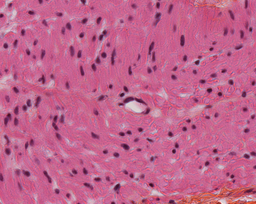
#> input picture colon_normal_rose100.tif, 256 x 204 px, shrunk from 644 x 512 before the run
$ python classifier.py   (older library calls are emulated)
#> lines starting #> are read from the running program, lines starting #| are printed output that depends on the picture
import numpy as np
from sklearn.svm import SVC
import pandas as pd
import matplotlib.pyplot as plt
from scipy import misc
import cv2
from sklearn.tree import DecisionTreeClassifier

df = pd.read_csv('data.csv', sep=',')
#> (reads data.csv from the repository)
X = df.drop(['Label'], axis=1)
y = df['Label']
X_test = df.iloc[1,:-1]
#print(df.iloc[1,:-1])
x = np.array(X_test).reshape(1,-1)
model = DecisionTreeClassifier()
model.fit(X, y)
feature = model.tree_.feature
print(feature)
print(len(feature))

n_nodes = model.tree_.node_count
print(n_nodes)

img = misc.imread("colon_normal_rose100.tif")
#> img is the input picture: shape (204, 256, 3); mean R, G, B 192.1, 99.6, 140.8
img = cv2.cvtColor(img, cv2.COLOR_BGR2RGB)
img = cv2.cvtColor(img, cv2.COLOR_RGB2GRAY)
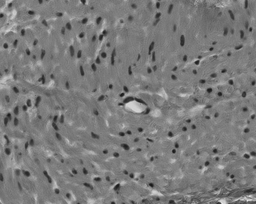
#> img: shape (204, 256); min 22, max 234, mean 122.5
h,w = img.shape
#> h = 204; w = 256
print(h,w)
#| 204 256
i = 0
tab = []
n_fois = 0
for i in range(0,w-20):
    j = 0
    for j in range(0,h-20):
        rect = []
        carreau = img[j:j+20,i:i+20]
        carre = (carreau.flatten().reshape(1,-1))
        y_predits = model.predict(carre)
        if(y_predits == 1):
            rect.append(j)
            rect.append(i)
            if(len(tab)==0):
                tab.append(rect)
                n_fois += 1
            # else:
            #     if(j >= tab[n_fois-1][1] and i >= tab[n_fois-1][0]):
            tab.append(rect)
            n_fois += 1
#> after the loop, n_fois = 6160; tab = 6160 pairs, first value 0 to 183, second value 0 to 235
            #j += 20

plt.figure()
for i in range(0,len(tab)):
    #cv2.rectangle(img,(tab[i][1],tab[i][0]),(tab[i][1]+20,tab[i][0]+20),(0,255,0),1)
    cv2.circle(img,(tab[i][1]+10,tab[i][0]+10), 1, (0,255,0), 1)
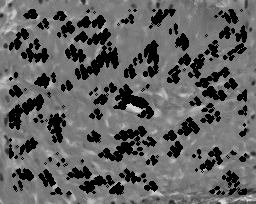
#> img: shape (204, 256); min 0, max 234, mean 98.4
plt.imshow(img,cmap='gray')
plt.show()
